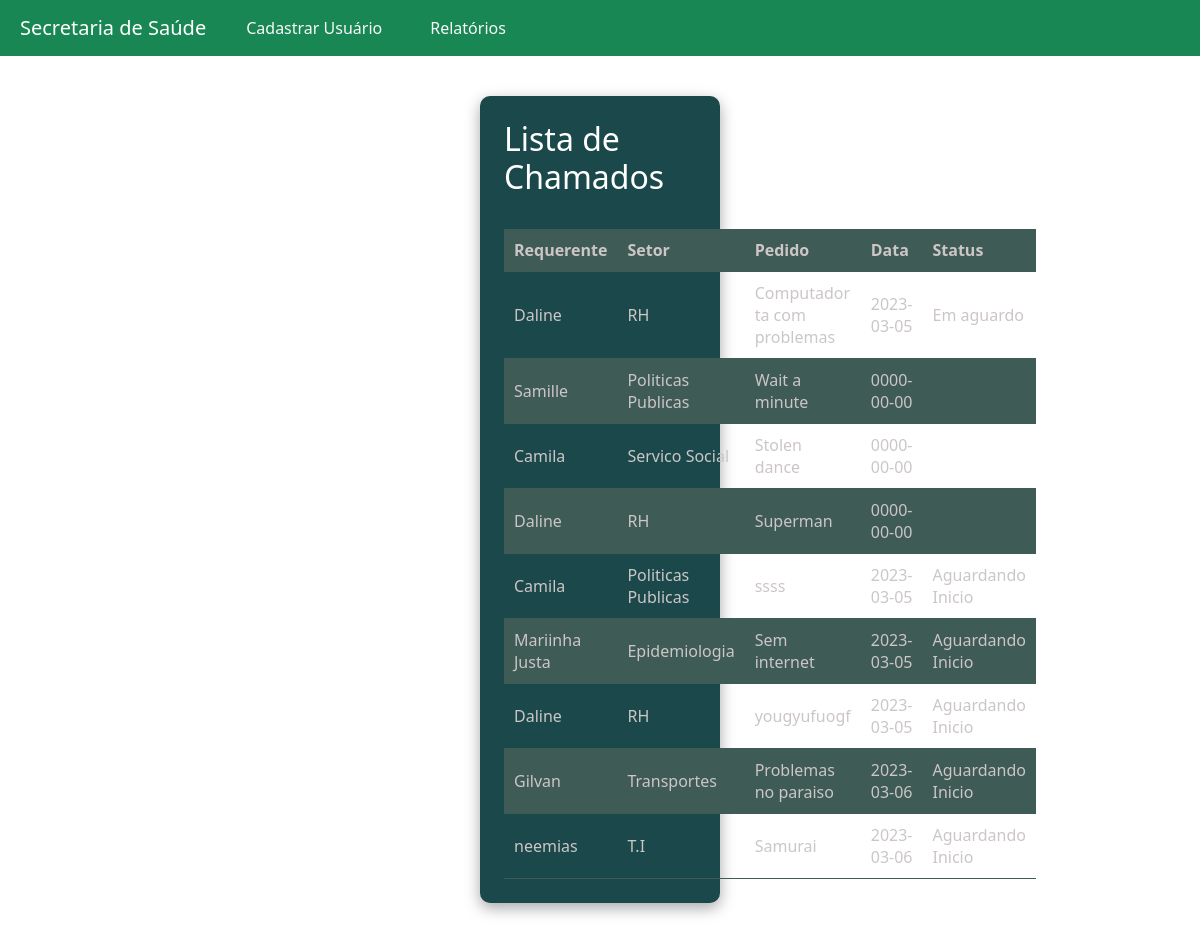
Page /telas/listar_chamados.php on the committed database.
### tables this page shows
CREATE TABLE `tb_chamados` (
  `ch_id` int(11) NOT NULL,
  `ch_usu_id` int(11) DEFAULT NULL,
  `ch_usu_nome` varchar(255) DEFAULT NULL,
  `ch_usu_setor` varchar(255) DEFAULT NULL,
  `ch_pedido` text DEFAULT NULL,
  `ch_data` date DEFAULT NULL,
  `ch_status` varchar(255) DEFAULT NULL,
  `ch_adm_id` int(11) DEFAULT NULL,
  `ch_adm_nome` varchar(255) DEFAULT NULL
);

### telas/listar_chamados.php (the view, shortened to what this page needs)
<html>
<?php
include '../assets/head.php';
include '../prog/conexao.php';
$sql = "SELECT * FROM tb_chamados";
$result = mysqli_query($conexao, $sql);
?>
<link rel="stylesheet" href="../style.css">
<body>
    <nav class="navbar navbar-expand-lg navbar-dark bg-success">
        <a class="navbar-brand" href="listar_chamados.php">Secretaria de Saúde</a>
        <div class="collapse navbar-collapse a" id="navbarNav">
            <ul class="navbar-nav ml-auto a">
                <li class="nav-item a">
                    <a class="nav-link text-light" href="cad_usuario.php">Cadastrar Usuário</a>
                </li>
                <li class="nav-item a">
                    <a class="nav-link text-light" href="#">Relatórios</a>
                </li>
            </ul>
        </div>
    </nav>
    <main>
        <h2>Lista de Chamados</h2>
        <br>
        <table>
            <thead>
                <tr>
                    <th>Requerente</th>
                    <th>Setor</th>
                    <th>Pedido</th>
                    <th>Data</th>
                    <th>Status</th>
                </tr>
            </thead>
            <tbody>
                <?php while ($row = mysqli_fetch_assoc($result)) : ?>
                    <tr>
                        <td><?= $row['ch_usu_nome'] ?></td>
                        <td><?= $row['ch_usu_setor'] ?></td>
                        <td><?= $row['ch_pedido'] ?></td>
                        <td><?= $row['ch_data'] ?></td>
                        <td><?= $row['ch_status'] ?></td>
                    </tr>
                <?php endwhile; ?>
            </tbody>
        </table>
    </main>
</body>
</html>

### assets/head.php (shortened to what this page needs)
<head>
    <link href="https://cdn.jsdelivr.net/npm/bootstrap@5.3.0-alpha1/dist/css/bootstrap.min.css" rel="stylesheet">
    <link href="https://cdn.jsdelivr.net/npm/bootstrap@5.3.0-alpha1/dist/css/bootstrap.min.css" rel="stylesheet">
    <link rel="stylesheet" href="style.css">
</head>

### style.css (style rules this page uses)
body { background-color: rgb(255, 255, 255); color: rgb(204, 198, 198); }
main { margin: 2.5em 30em; padding: 1.5em; background-color: rgb(27, 73, 75); border-radius: 10px; color: rgb(255, 255, 255); box-shadow: rgba(0, 0, 0, 0.35) 0px 5px 15px; }
table { width: 100%; border-collapse: collapse; }
thead { background-color: #3f5b55; font-weight: bold; }
th, td { padding: 10px; text-align: left; border-bottom: 1px solid #3f5b55; }
tr:nth-child(even) { background-color: #3f5b55; }
a { margin: 0em 1em; }

### rows in the picture
tb_chamados: ch_usu_nome "Daline", ch_usu_setor "RH", ch_pedido "Computador ta com problemas", ch_data "2023-03-05", ch_status "Em aguardo"
tb_chamados: ch_usu_nome "Samille", ch_usu_setor "Politicas Publicas", ch_pedido "Wait a minute", ch_data "0000-00-00"
tb_chamados: ch_usu_nome "Camila", ch_usu_setor "Servico Social", ch_pedido "Stolen dance", ch_data "0000-00-00"
tb_chamados: ch_usu_nome "Daline", ch_usu_setor "RH", ch_pedido "Superman", ch_data "0000-00-00"
tb_chamados: ch_usu_nome "Camila", ch_usu_setor "Politicas Publicas", ch_pedido "ssss", ch_data "2023-03-05", ch_status "Aguardando Inicio"
tb_chamados: ch_usu_nome "Mariinha Justa", ch_usu_setor "Epidemiologia", ch_pedido "Sem internet", ch_data "2023-03-05", ch_status "Aguardando Inicio"
tb_chamados: ch_usu_nome "Daline", ch_usu_setor "RH", ch_pedido "yougyufuogf", ch_data "2023-03-05", ch_status "Aguardando Inicio"
tb_chamados: ch_usu_nome "Gilvan", ch_usu_setor "Transportes", ch_pedido "Problemas no paraiso", ch_data "2023-03-06", ch_status "Aguardando Inicio"
tb_chamados: ch_usu_nome "neemias", ch_usu_setor "T.I", ch_pedido "Samurai", ch_data "2023-03-06", ch_status "Aguardando Inicio"
